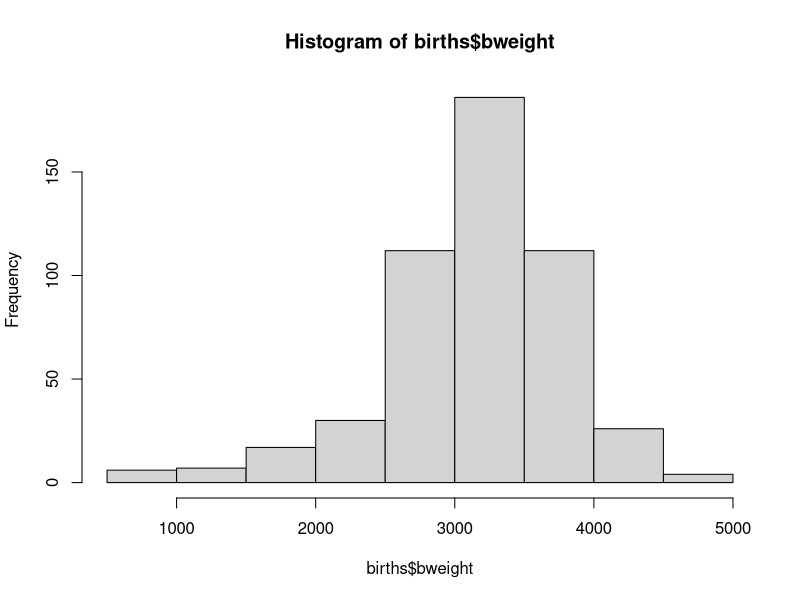
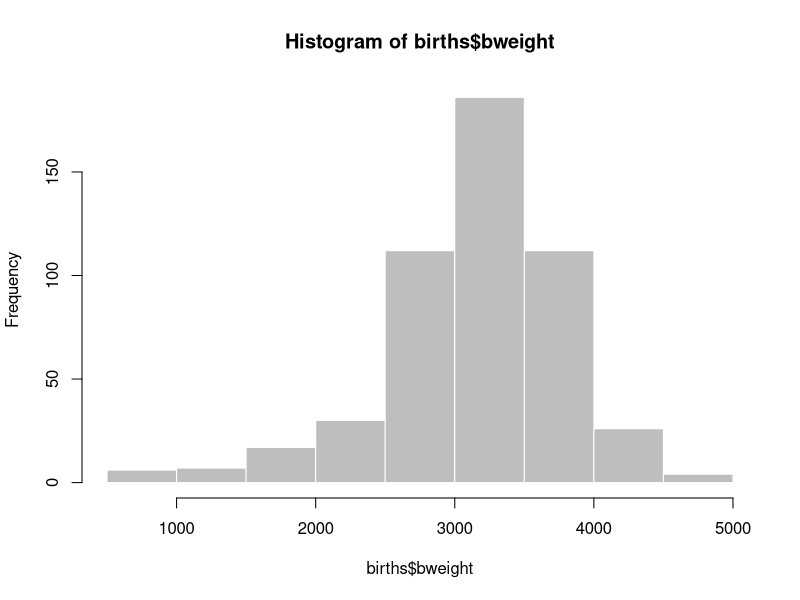
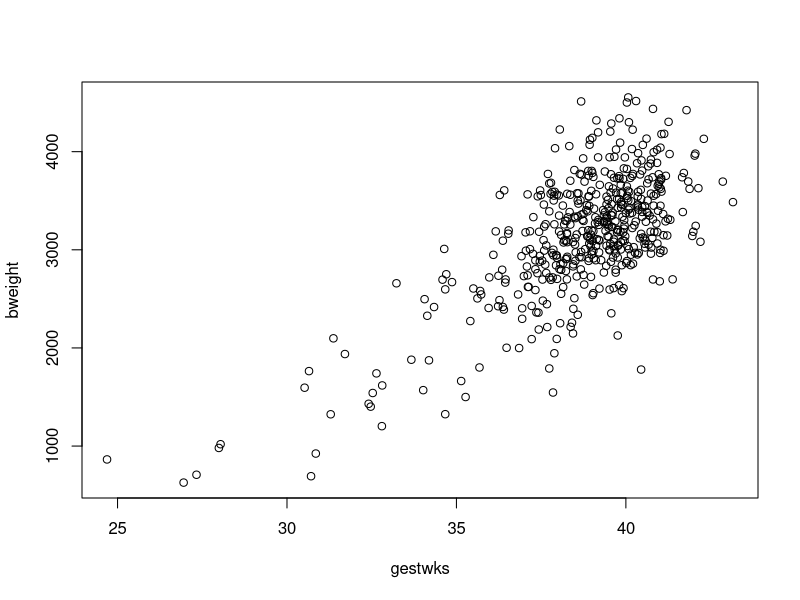
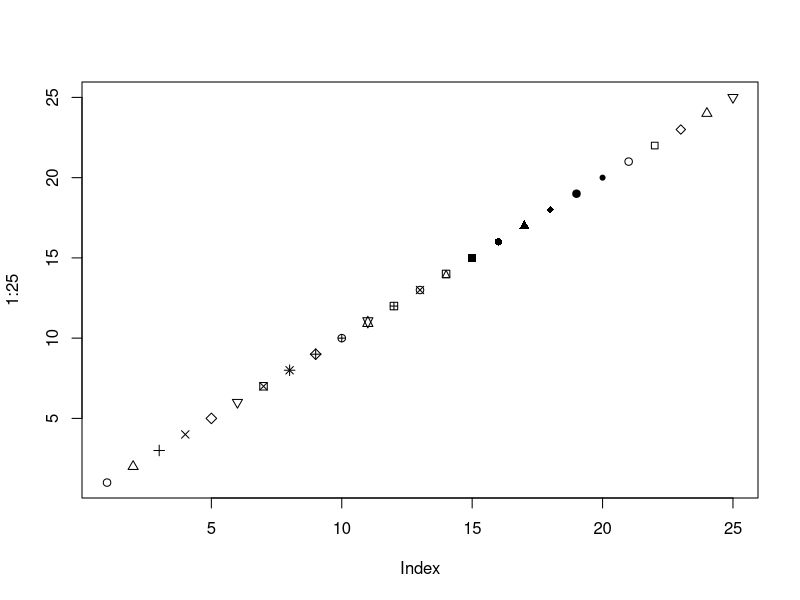
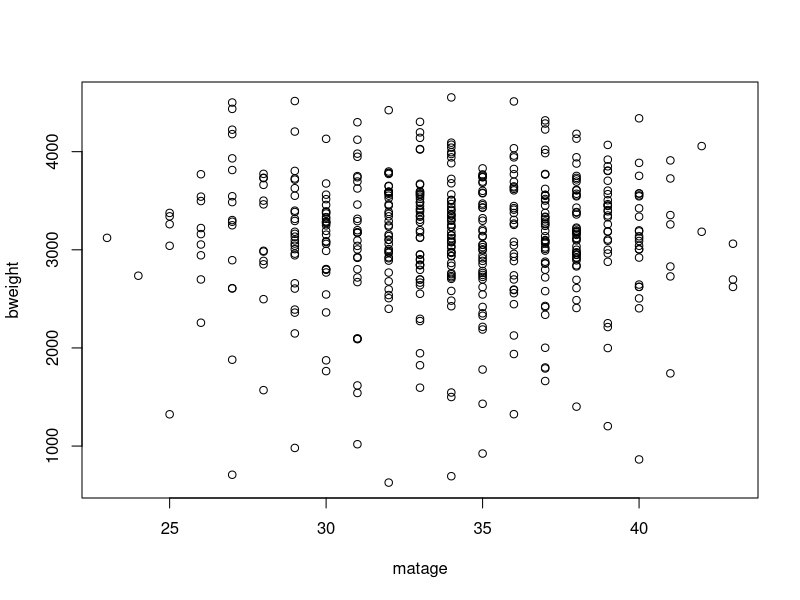
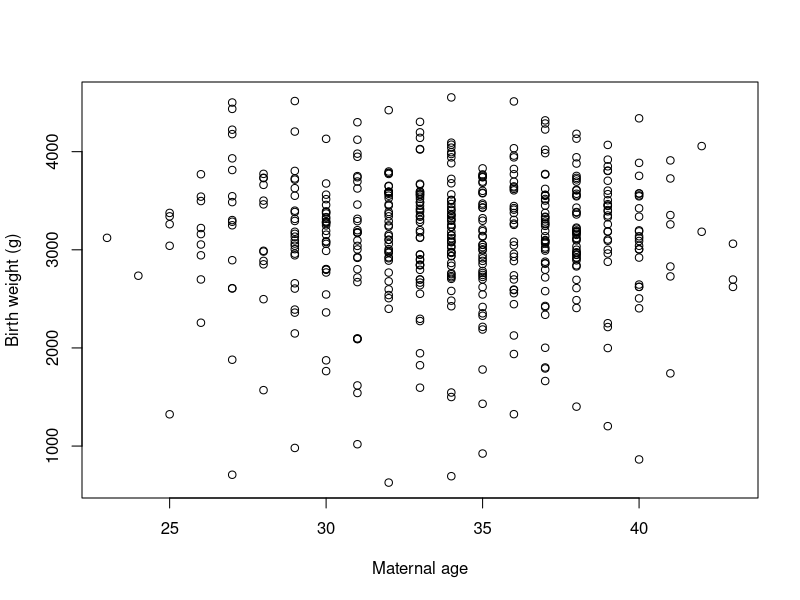
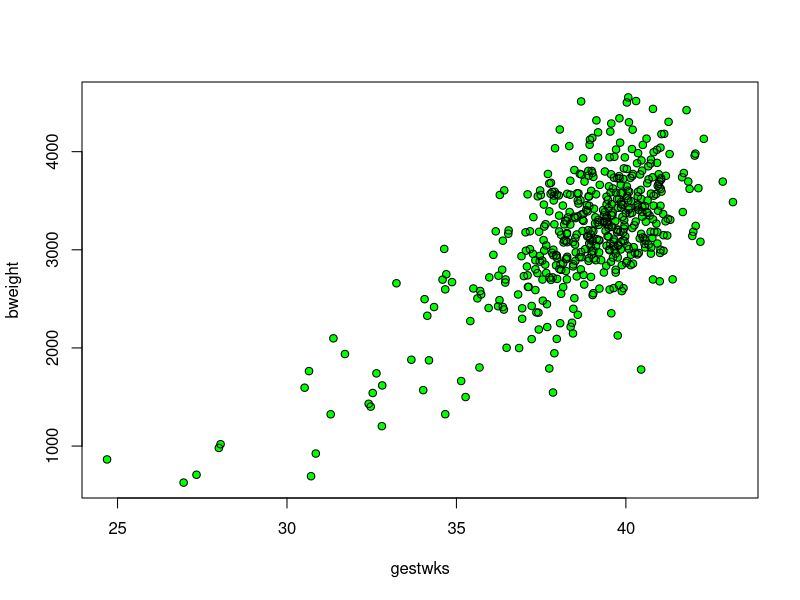
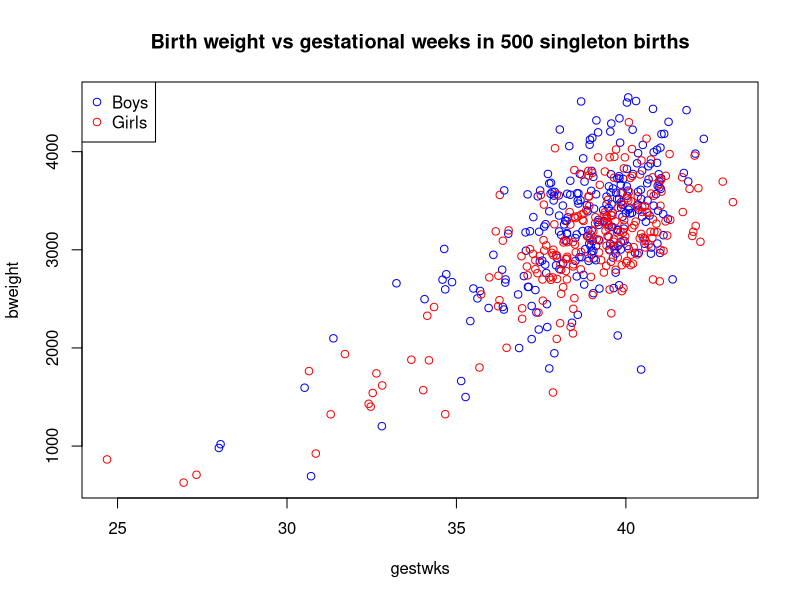

Recreate these plots in R, in order.
### R code from vignette source '/home/travis/build/SPE-R/SPE/build/graph-intro-s.rnw'

###################################################
### code chunk number 1: graph-intro-s.rnw:21-24
###################################################
library( Epi )
data( births )
str( births )


###################################################
### code chunk number 2: graph-intro-s.rnw:27-28
###################################################
hist(births$bweight)


###################################################
### code chunk number 3: graph-intro-s.rnw:31-32 (eval = FALSE)
###################################################
## help(hist)


###################################################
### code chunk number 4: graph-intro-s.rnw:35-36
###################################################
hist(births$bweight, col="gray", border="white")


###################################################
### code chunk number 5: graph-intro-s.rnw:39-40
###################################################
with(births, plot(gestwks, bweight))


###################################################
### code chunk number 6: graph-intro-s.rnw:44-45
###################################################
plot(1:25, pch=1:25)


###################################################
### code chunk number 7: graph-intro-s.rnw:50-51
###################################################
with(births, plot(matage, bweight) )


###################################################
### code chunk number 8: graph-intro-s.rnw:54-55
###################################################
with(births, plot(matage, bweight, xlab="Maternal age", ylab="Birth weight (g)") )


###################################################
### code chunk number 9: graph-intro-s.rnw:65-66
###################################################
with(births, plot(gestwks, bweight, pch=16, col="green") )


###################################################
### code chunk number 10: graph-intro-s.rnw:72-73
###################################################
with(births, points(gestwks, bweight, pch=1) )


###################################################
### code chunk number 11: graph-intro-s.rnw:86-87
###################################################
with(births, plot(gestwks, bweight, type="n"))


###################################################
### code chunk number 12: graph-intro-s.rnw:90-92
###################################################
with(births, points(gestwks[sex==1], bweight[sex==1], col="blue"))
with(births, points(gestwks[sex==2], bweight[sex==2], col="red"))


###################################################
### code chunk number 13: graph-intro-s.rnw:96-97
###################################################
legend("topleft", pch=1, legend=c("Boys","Girls"), col=c("blue","red"))


###################################################
### code chunk number 14: graph-intro-s.rnw:102-103
###################################################
title("Birth weight vs gestational weeks in 500 singleton births")


###################################################
### code chunk number 15: graph-intro-s.rnw:122-124
###################################################
c("blue","red")
births$sex


###################################################
### code chunk number 16: graph-intro-s.rnw:127-128
###################################################
c("blue","red")[births$sex]


###################################################
### code chunk number 17: graph-intro-s.rnw:135-136
###################################################
with(births, plot( gestwks, bweight, pch=16, col=c("blue","red")[sex]) )


###################################################
### code chunk number 18: graph-intro-s.rnw:140-141
###################################################
births$oldmum <- ( births$matage >= 40 ) + 1


###################################################
### code chunk number 19: graph-intro-s.rnw:146-147
###################################################
with(births, plot( gestwks, bweight, pch=c(16,3)[oldmum], col=c("blue","red")[sex] ))


###################################################
### code chunk number 20: graph-intro-s.rnw:155-156
###################################################
with(births, plot( gestwks, bweight, pch=c(16,3)[(matage>=40 )+1], col=c("blue","red")[sex] ))


###################################################
### code chunk number 21: graph-intro-s.rnw:172-173
###################################################
rainbow(4)


###################################################
### code chunk number 22: graph-intro-s.rnw:185-187
###################################################
plot( 0:10, pch=16, cex=3, col=gray(0:10/10) )
points( 0:10, pch=1, cex=3 )


###################################################
### code chunk number 23: graph-intro-s.rnw:198-202 (eval = FALSE)
###################################################
## pdf(file="bweight_gwks.pdf", height=4, width=4)
## with(births, plot( gestwks, bweight, col=c("blue","red")[sex]) )
## legend("topleft", pch=1, legend=c("Boys","Girls"), col=c("blue","red"))
## dev.off()


###################################################
### code chunk number 24: graph-intro-s.rnw:220-221 (eval = FALSE)
###################################################
## help(par)


###################################################
### code chunk number 25: graph-intro-s.rnw:239-240
###################################################
par( mfrow=c(2,3) )


###################################################
### code chunk number 26: graph-intro-s.rnw:248-249
###################################################
par(mfrow=c(1,1))


###################################################
### code chunk number 27: graph-intro-s.rnw:264-265
###################################################
with(births, plot(gestwks, bweight,  col = c("blue", "red")[sex]) )


###################################################
### code chunk number 28: graph-intro-s.rnw:268-269 (eval = FALSE)
###################################################
## legend(locator(1), pch=1, legend=c("Boys","Girls"), col=c("blue","red") )


###################################################
### code chunk number 29: graph-intro-s.rnw:274-275 (eval = FALSE)
###################################################
## with(births, identify(gestwks, bweight))


###################################################
### code chunk number 30: graph-intro-s.rnw:288-289 (eval = FALSE)
###################################################
## with(births, births[identify(gestwks, bweight), ])
